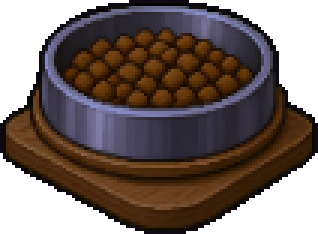
#> input picture _stagep/assets/scenes/farm/furn_bowl_half_night.png, 106 x 78 px, given in place of hut.png, which was not available (shown 3 times larger); the run also reads 1 picture not shown here
$ python build_p51_art.py
#> lines starting #> are read from the running program, lines starting #| are printed output that depends on the picture
#> further down, hut is the input picture: PIL image 106x78 RGBA; mean R, G, B, A 47.5, 34, 28.9, 181.9
# P5.1 衍生圖（不畫新圖）：全部從現有貼圖用程式換算出來
#  1) *_front：正面＝原圖左半邊＋左右鏡像（小屋、家具）
#  2) ware_*：倉庫＝小屋原圖把側牆拉長（長屋）、屋頂改成灰藍石板色；正面版把門中間那幾欄複製加寬
#  3) annex_*_bg_s：二館背景接縫——每一列跟一館右緣對齊亮度/色調，往右 360px 漸漸淡掉，接縫 24px 互相交疊
# 用法：python3 tools/build_p51_art.py（在 pettest/ 底下）
from PIL import Image, ImageOps
import colorsys, os
R = 'assets/scenes/'; O = R + 'p51/'
os.makedirs(O, exist_ok=True)
def front(im, cx):
#> called with cx = 53
    w, h = im.size; half = im.crop((0, 0, cx, h)); f = Image.new('RGBA', (cx * 2, h)); f.paste(half, (0, 0)); f.paste(ImageOps.mirror(half), (cx, 0)); return f
#> after `w, h = im.size`: w = 106; h = 78
#> after `half = im.crop((0, 0, cx, h))`:
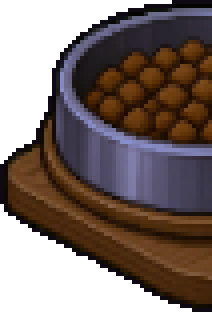
#> half: PIL image 53x78 RGBA (shown 4 times larger); mean R, G, B, A 50.6, 36.6, 31.7, 180.4; transparent parts drawn white
#> after `f = Image.new('RGBA', (cx * 2, h))`: f: PIL image 106x78 RGBA; every value is 0
#> after `f.paste(half, (0, 0))`:
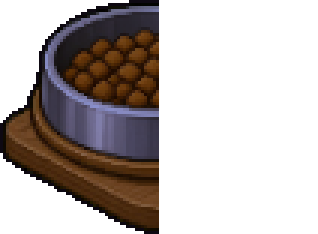
#> f: PIL image 106x78 RGBA (shown 3 times larger); mean R, G, B, A 25.3, 18.3, 15.8, 90.2; transparent parts drawn white
#> after `f.paste(ImageOps.mirror(half), (cx, 0))`:
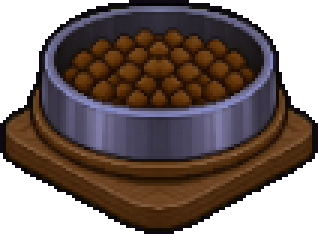
#> f: PIL image 106x78 RGBA (shown 3 times larger); mean R, G, B, A 50.6, 36.6, 31.7, 180.4; transparent parts drawn white
def slate(im):
    im = im.copy(); px = im.load()
    for y in range(im.height):
        for x in range(im.width):
            r, g, b, a = px[x, y]
            if a == 0: continue
            h, s, v = colorsys.rgb_to_hsv(r / 255, g / 255, b / 255)
            if (h < 0.04 or h > 0.95) and s > 0.45:   # 紅瓦
                r2, g2, b2 = colorsys.hsv_to_rgb(0.58, s * 0.38, v * 0.92); px[x, y] = (int(r2 * 255), int(g2 * 255), int(b2 * 255), a)
    return im
def stretch_cols(im, x0, x1, k):
    w, h = im.size; mid = im.crop((x0, 0, x1, h)).resize((int((x1 - x0) * k), h), Image.NEAREST)
    out = Image.new('RGBA', (x0 + mid.width + (w - x1), h)); out.paste(im.crop((0, 0, x0, h)), (0, 0)); out.paste(mid, (x0, 0)); out.paste(im.crop((x1, 0, w, h)), (x0 + mid.width, 0)); return out
for nt in ('', '_night'):
    hut = Image.open(R + f'shelter/hut{nt}.png').convert('RGBA')
    hf = front(hut, 53); hf.save(O + f'hut_front{nt}.png')
    for k in ('bed', 'chime', 'feeder', 'toybox', 'bowl_full'):
#> (the run stopped early here; a loop or call above may not have finished)
